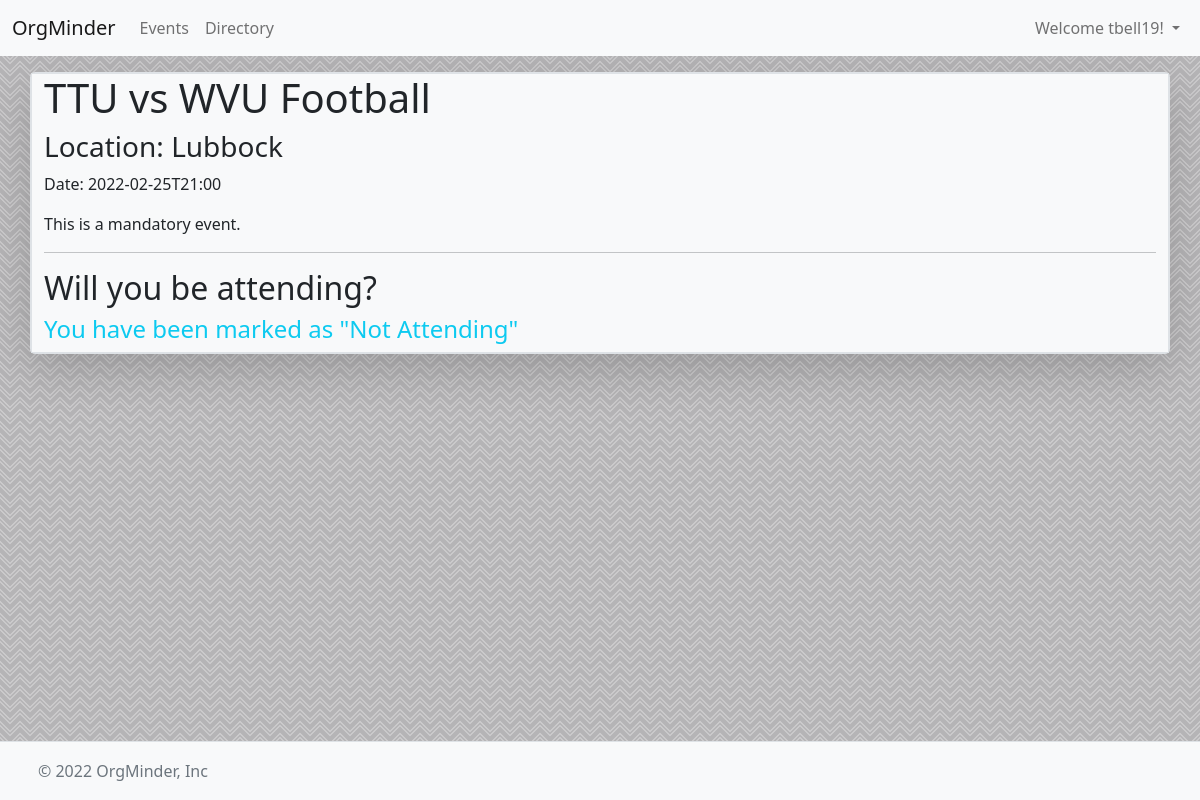
The page /event/?id=2 (signed in) on the database its author committed.
### tables this page shows
CREATE TABLE "EVENTS" (
	"ID"	INTEGER,
	"NAME"	TEXT NOT NULL,
	"DATE"	TEXT NOT NULL,
	"LOCATION"	TEXT NOT NULL,
	"MANDATORY"	INT NOT NULL,
	"ATTENDEES"	TEXT,
	"CHECKEDIN"	TEXT,
	"NOTATTENDING"	TEXT,
	PRIMARY KEY("ID")
);

### main.py (the view, shortened to what this page needs)
@app.route("/event/")
def event():
    if(not session.get("user_logged")):
        return redirect("/login")
    eventId = request.args.get("id")
    if eventId:
        conn = sqlite3.connect(dbName)
        cur = conn.cursor()
        cur.execute("SELECT ID, NAME, DATE, LOCATION, MANDATORY FROM EVENTS WHERE ID = (?)",(eventId,))
        eventsResp = cur.fetchone()
        eventData = {
            "id":eventsResp[0],
            "name":eventsResp[1],
            "date":eventsResp[2],
            "mandatory":eventsResp[4],
            "location":eventsResp[3]
        }
        if eventData['mandatory'] == 1:
            eventData['mandatory'] = "This is a mandatory event."
        elif eventData['mandatory'] == 0:
            eventData['mandatory'] = "This is not mandatory."
        excuses = []
        notattendings = []
        attendings = []
        conn.close()
        print(isAttending(username=session.get("user_logged"),eventID=eventId))
        return render_template("event.html",username=session.get("user_logged"),
        permissionLevel=session.get("permissionLevel"),
        event=eventData,
        excuses=excuses,
        isAttending=isAttending(username=session.get("user_logged"),eventID=eventId),
        excuseStatus=getExcuseStatus(session.get("user_logged"),eventId),
        notattendings=notattendings,
        attendings=attendings
        )
    else:
        return redirect("/events")

### main.py (called while the page is built)
def isAttending(username,eventID):
        conn = sqlite3.connect(dbName)
        cur = conn.cursor()
        cur.execute("SELECT ATTENDEES,NOTATTENDING FROM EVENTS WHERE ID = (?)", (eventID,))
        resp = cur.fetchone()
        if resp != None:
            attendees = str(resp[0]).split(",")
            notAttending = str(resp[1]).split(",")
            if username in attendees:
                conn.close()
                return True
            if username in notAttending:
                conn.close()
                return False
            return None
        else:
            conn.close()
            return None

def getExcuseStatus(username, eventID):
    conn = sqlite3.connect(dbName)
    cur = conn.cursor()
    cur.execute("SELECT STATUS FROM EXCUSES WHERE EVENTID = (?) AND USERNAME = (?)", (eventID,username))
    resp = cur.fetchone()
    if resp != None:
        conn.close()
        return resp[0]
    else:
        conn.close()
        return None

### templates/event.html (shortened to what this page needs)
{% extends 'default.html' %}
{% block body %}
<div class="container pt-3">
    <div class="row rounded-3 border shadow-lg">
        <div class="col-md-12 col bg-light border">
            <h1>{{event['name']}}</h1>
            <h3>Location: {{event['location']}}</h3>
            <p>Date: {{event['date']}}</p>
            <p>{{event['mandatory']}}</p>
            <hr>
            <h2>Will you be attending?</h2>
            {%if isAttending == true %}
                <h4 class="text-success">You have been marked as "Attending"</h4>
            {% elif isAttending == false %}
                <h4 class="text-info">You have been marked as "Not Attending"</h4>
            {% endif %}
        </div>
    </div>
</div>
{% endblock %}

### static/css/style.css (style rules this page uses)
body { background-color: #b5b4b6; }

### rows shown on the page
EVENTS: name "TTU vs WVU Football", location "Lubbock", date "2022-02-25T21:00"

### other values the page prints
{{ username }} "tbell19"
{{ event['mandatory'] }} "This is a mandatory event."
